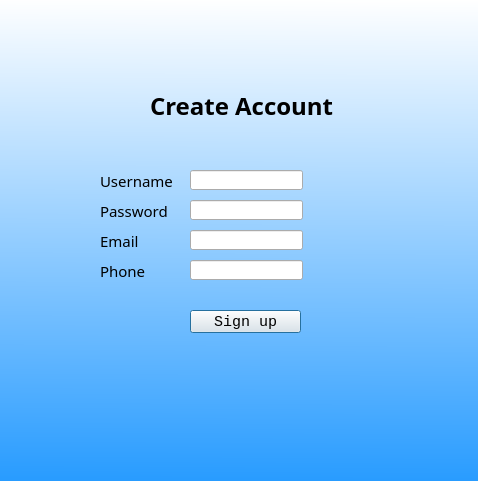
<?xml version="1.0" encoding="UTF-8"?>
<ui version="4.0">
 <class>doctorDialog</class>
 <widget class="QDialog" name="doctorDialog">
  <property name="geometry">
   <rect>
    <x>0</x>
    <y>0</y>
    <width>478</width>
    <height>481</height>
   </rect>
  </property>
  <property name="windowTitle">
   <string>Dialog</string>
  </property>
  <property name="styleSheet">
   <string notr="true">QDialog{
	
	background-color: qlineargradient(spread:pad, x1:0.994, y1:1, x2:1, y2:0, stop:0 rgba(41, 156, 255, 255), stop:1 rgba(255, 255, 255, 255));
}</string>
  </property>
  <widget class="QLabel" name="label">
   <property name="geometry">
    <rect>
     <x>150</x>
     <y>80</y>
     <width>211</width>
     <height>51</height>
    </rect>
   </property>
   <property name="font">
    <font>
     <family>Lucida Sans</family>
     <pointsize>18</pointsize>
     <weight>75</weight>
     <bold>true</bold>
    </font>
   </property>
   <property name="text">
    <string>Create Account</string>
   </property>
  </widget>
  <widget class="QLabel" name="usernameLabel">
   <property name="geometry">
    <rect>
     <x>100</x>
     <y>170</y>
     <width>81</width>
     <height>21</height>
    </rect>
   </property>
   <property name="font">
    <font>
     <family>Lucida Sans</family>
     <pointsize>11</pointsize>
    </font>
   </property>
   <property name="text">
    <string>Username</string>
   </property>
  </widget>
  <widget class="QLabel" name="passwordLabel">
   <property name="geometry">
    <rect>
     <x>100</x>
     <y>200</y>
     <width>81</width>
     <height>21</height>
    </rect>
   </property>
   <property name="font">
    <font>
     <family>Lucida Sans</family>
     <pointsize>11</pointsize>
    </font>
   </property>
   <property name="text">
    <string>Password</string>
   </property>
  </widget>
  <widget class="QLineEdit" name="usernameEdit">
   <property name="geometry">
    <rect>
     <x>190</x>
     <y>170</y>
     <width>113</width>
     <height>20</height>
    </rect>
   </property>
  </widget>
  <widget class="QLineEdit" name="passwordEdit">
   <property name="geometry">
    <rect>
     <x>190</x>
     <y>200</y>
     <width>113</width>
     <height>20</height>
    </rect>
   </property>
  </widget>
  <widget class="QPushButton" name="signupBtn">
   <property name="geometry">
    <rect>
     <x>190</x>
     <y>310</y>
     <width>111</width>
     <height>23</height>
    </rect>
   </property>
   <property name="font">
    <font>
     <family>Lucida Console</family>
     <pointsize>11</pointsize>
    </font>
   </property>
   <property name="text">
    <string>Sign up</string>
   </property>
  </widget>
  <widget class="QLabel" name="passwordLabel_2">
   <property name="geometry">
    <rect>
     <x>100</x>
     <y>230</y>
     <width>81</width>
     <height>21</height>
    </rect>
   </property>
   <property name="font">
    <font>
     <family>Lucida Sans</family>
     <pointsize>11</pointsize>
    </font>
   </property>
   <property name="text">
    <string>Email</string>
   </property>
  </widget>
  <widget class="QLabel" name="passwordLabel_3">
   <property name="geometry">
    <rect>
     <x>100</x>
     <y>260</y>
     <width>81</width>
     <height>21</height>
    </rect>
   </property>
   <property name="font">
    <font>
     <family>Lucida Sans</family>
     <pointsize>11</pointsize>
    </font>
   </property>
   <property name="text">
    <string>Phone</string>
   </property>
  </widget>
  <widget class="QLineEdit" name="usernameEdit_2">
   <property name="geometry">
    <rect>
     <x>190</x>
     <y>230</y>
     <width>113</width>
     <height>20</height>
    </rect>
   </property>
  </widget>
  <widget class="QLineEdit" name="usernameEdit_3">
   <property name="geometry">
    <rect>
     <x>190</x>
     <y>260</y>
     <width>113</width>
     <height>20</height>
    </rect>
   </property>
  </widget>
 </widget>
 <resources/>
 <connections/>
</ui>
